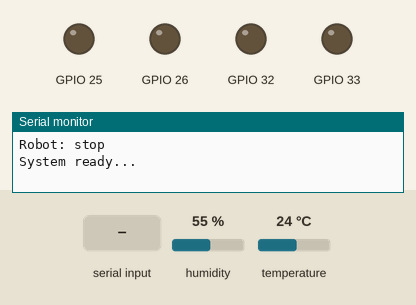
The sketch below on a simulated ESP32. Shown: output pins drawn as LEDs (lit = HIGH), the last lines printed to the serial monitor. The test bench sets the inputs (shaded band); at power-on: humidity 55 %, temperature 24 °C. Nothing arrives over Bluetooth unless stated.

Above: at 1.2 s.
1.3 s: "positive" received over the second serial link
At 2.4 s:
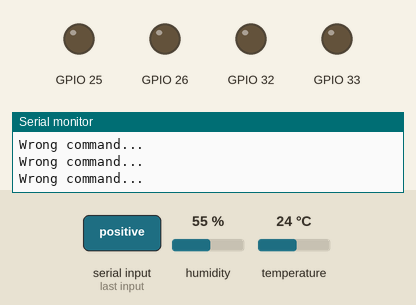
2.9 s: "negative" received over the second serial link
At 3.6 s:
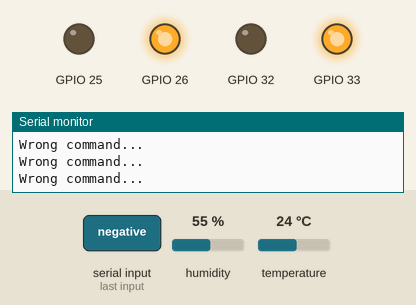
4.4 s: "left" received over the second serial link
At 4.8 s:
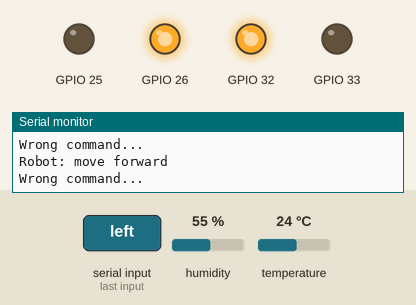
6.0 s: "backward" received over the second serial link
At 7.1 s:
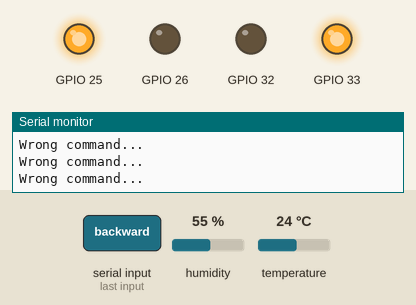
7.5 s: "forward" received over the second serial link
At 8.3 s:
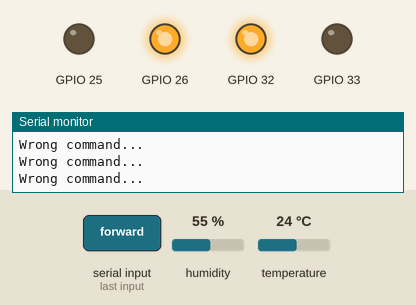
9.0 s: "b" received over the second serial link
At 9.4 s:
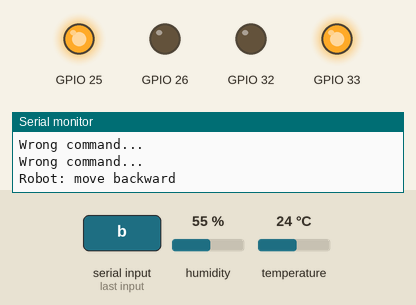
Timing chart, 0 to 11.5 s (numbered marks = the images above; inputs shaded):
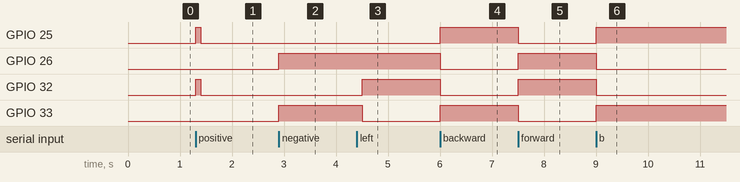

The sketch:

firmware.ino
```cpp
#include "robot.hpp"

/* Motors pinout */
#define IN1  32
#define IN2  33
#define IN3  25
#define IN4  26
#define SNR  13

Robot robot(IN1, IN2, IN3, IN4, SNR);

char command;

void setup() {
    /* Robot */
    robot.begin("UMIN_robot");
    robot.halt();

    /* Serial */
    Serial.begin(115200);
    Serial.println("System ready...");

}

void loop() {
    while(!robot.available()){;}
    command = robot.read();

    if(command == 'f')
        robot.setDirection("forward");
    else if(command == 'b')
        robot.setDirection("backward");
    else if(command == 'p')
        robot.setDirection("ccw");
    else if(command == 'n')
        robot.setDirection("cw");
    else if(command == 's')
        robot.halt();
    else if(command == 'r')
        robot.publishSensors();
    else
        Serial.println("Wrong command...");

    delay(50);

}
```

robot.cpp
```cpp
#include "robot.hpp"

Robot::Robot(unsigned int in1, unsigned int in2, unsigned int in3, unsigned int in4, unsigned int snrPin) : dht(snrPin, DHT11){
    this->in1 = in1;
    this->in2 = in2;
    this->in3 = in3;
    this->in4 = in4;

    pinMode(snrPin, INPUT);
    dht.begin();

    pinMode(in1, OUTPUT);
    pinMode(in2, OUTPUT);
    pinMode(in3, OUTPUT);
    pinMode(in4, OUTPUT);

}

void Robot::setMotor(String motor, String dir){
    if (motor == "right" and dir == "positive"){
        digitalWrite(in1, LOW);
        digitalWrite(in2, HIGH);
     }
     else if (motor == "right" and dir == "negative"){
        digitalWrite(in1, HIGH);
        digitalWrite(in2, LOW);
     }
     else if (motor == "left" and dir == "positive"){
        digitalWrite(in3, LOW);
        digitalWrite(in4, HIGH);
     }
     else if (motor == "left" and dir == "negative"){
        digitalWrite(in3, HIGH);
        digitalWrite(in4, LOW);
     }
     else
         Serial.println("Wrong motor direction");
}

void Robot::setDirection(String dir){
    if (dir == "forward"){
            setMotor("right", "negative");
            setMotor("left", "positive");
            Serial.println("Robot: move forward");
    }
    else if (dir == "backward"){
            setMotor("right", "positive");
            setMotor("left", "negative");
            Serial.println("Robot: move backward");
    }
    else if (dir == "cw"){
            setMotor("right", "positive");
            setMotor("left", "positive");
            Serial.println("Robot: move cw");
    }
    else if (dir == "ccw"){
            setMotor("right", "negative");
            setMotor("left", "negative");
            Serial.println("Robot: move ccw");
    }
    else
        Serial.println("Wrong robot direction");

    return;
}

void Robot::halt(){
    digitalWrite(in1, LOW);
    digitalWrite(in2, LOW);
    digitalWrite(in3, LOW);
    digitalWrite(in4, LOW);
    Serial.println("Robot: stop");

    return;
}


void Robot::publishSensors(){
  print("Relative humidity: ");
  print(dht.readHumidity());
  println(" %");
  print("Temperature: ");
  print(dht.readTemperature());
  println(" °C");

  return;
}
```

robot.hpp
```cpp
#ifndef ROBOT_HPP
#define ROBOT_HPP

#include <Arduino.h>
#include "BluetoothSerial.h"
#include "DHT.h"

class Robot : public BluetoothSerial{
    private:
        /* H-bridge pinout */
        unsigned int in1;
        unsigned int in2;
        unsigned int in3;
        unsigned int in4;

        /* DHT11 sensor */
        DHT dht;

        void setMotor(String, String);

    public:
        Robot(unsigned int, unsigned int, unsigned int, unsigned int, unsigned int);
	      void setDirection(String);
        void publishSensors();
	      void halt();
};

#endif
```

Measured:
- after the input at 1.3 s, GPIO 25, GPIO 32: LOW → HIGH at once, → LOW 0.10 s later
- after the input at 2.9 s, GPIO 26, GPIO 33: LOW → HIGH at once
- after the input at 4.4 s, GPIO 32: LOW → HIGH after 0.10 s; GPIO 33: HIGH → LOW after 0.10 s
- after the input at 6.0 s, GPIO 25, GPIO 33: LOW → HIGH at once; GPIO 26, GPIO 32: HIGH → LOW at once
- after the input at 7.5 s, GPIO 25, GPIO 33: HIGH → LOW at once; GPIO 26, GPIO 32: LOW → HIGH at once
- after the input at 9.0 s, GPIO 25, GPIO 33: LOW → HIGH at once; GPIO 26, GPIO 32: HIGH → LOW at once
